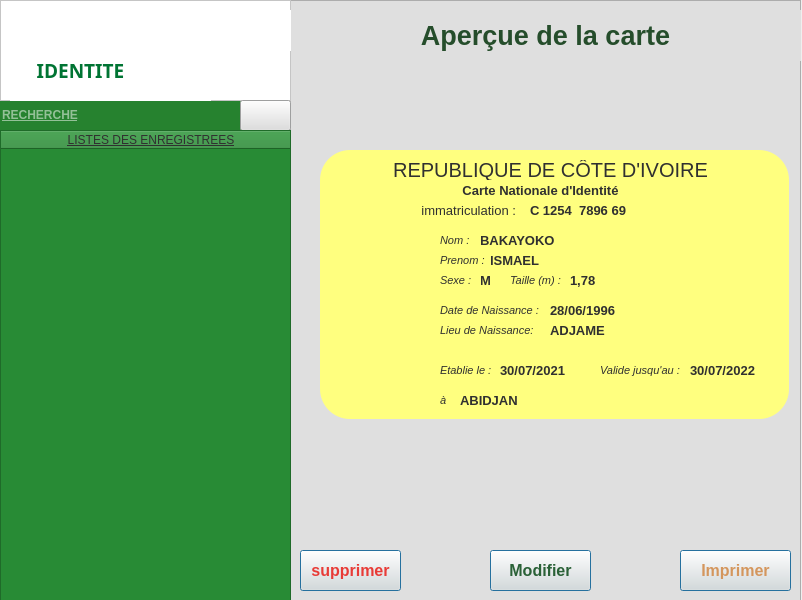
<?xml version="1.0" encoding="UTF-8"?>
<ui version="4.0">
 <class>MainWindow</class>
 <widget class="QMainWindow" name="MainWindow">
  <property name="geometry">
   <rect>
    <x>0</x>
    <y>0</y>
    <width>802</width>
    <height>600</height>
   </rect>
  </property>
  <property name="font">
   <font>
    <family>Segoe UI</family>
    <underline>true</underline>
   </font>
  </property>
  <property name="windowTitle">
   <string>MainWindow</string>
  </property>
  <widget class="QWidget" name="centralwidget">
   <widget class="QFrame" name="frame_3">
    <property name="geometry">
     <rect>
      <x>290</x>
      <y>0</y>
      <width>511</width>
      <height>601</height>
     </rect>
    </property>
    <property name="styleSheet">
     <string notr="true">background-color: rgb(223, 223, 223)</string>
    </property>
    <property name="frameShape">
     <enum>QFrame::StyledPanel</enum>
    </property>
    <property name="frameShadow">
     <enum>QFrame::Raised</enum>
    </property>
    <widget class="QPushButton" name="save_button">
     <property name="geometry">
      <rect>
       <x>390</x>
       <y>550</y>
       <width>111</width>
       <height>41</height>
      </rect>
     </property>
     <property name="font">
      <font>
       <family>Segoe UI</family>
       <pointsize>12</pointsize>
       <weight>75</weight>
       <bold>true</bold>
      </font>
     </property>
     <property name="styleSheet">
      <string notr="true">background-color: rgb(231, 226, 220);
color: rgb(212, 150, 93);</string>
     </property>
     <property name="text">
      <string>Imprimer</string>
     </property>
     <property name="checkable">
      <bool>false</bool>
     </property>
     <property name="checked">
      <bool>false</bool>
     </property>
     <property name="autoRepeat">
      <bool>true</bool>
     </property>
     <property name="default">
      <bool>true</bool>
     </property>
    </widget>
    <widget class="QFrame" name="carte_identite">
     <property name="enabled">
      <bool>false</bool>
     </property>
     <property name="geometry">
      <rect>
       <x>30</x>
       <y>150</y>
       <width>469</width>
       <height>269</height>
      </rect>
     </property>
     <property name="font">
      <font>
       <family>Georgia</family>
       <pointsize>12</pointsize>
       <weight>50</weight>
       <bold>false</bold>
      </font>
     </property>
     <property name="styleSheet">
      <string notr="true">background-color: rgb(255, 255, 127);
border-radius: 30px;
color :rgb(48, 48, 48);</string>
     </property>
     <property name="frameShape">
      <enum>QFrame::StyledPanel</enum>
     </property>
     <property name="frameShadow">
      <enum>QFrame::Raised</enum>
     </property>
     <widget class="QLabel" name="label_3">
      <property name="geometry">
       <rect>
        <x>20</x>
        <y>10</y>
        <width>421</width>
        <height>20</height>
       </rect>
      </property>
      <property name="font">
       <font>
        <family>Segoe UI</family>
        <pointsize>15</pointsize>
        <weight>50</weight>
        <bold>false</bold>
       </font>
      </property>
      <property name="text">
       <string>REPUBLIQUE DE CÔTE D'IVOIRE</string>
      </property>
      <property name="alignment">
       <set>Qt::AlignCenter</set>
      </property>
     </widget>
     <widget class="QLabel" name="label_5">
      <property name="geometry">
       <rect>
        <x>0</x>
        <y>30</y>
        <width>441</width>
        <height>20</height>
       </rect>
      </property>
      <property name="font">
       <font>
        <family>Segoe UI</family>
        <pointsize>10</pointsize>
        <weight>75</weight>
        <bold>true</bold>
       </font>
      </property>
      <property name="text">
       <string>Carte Nationale d'Identité</string>
      </property>
      <property name="alignment">
       <set>Qt::AlignCenter</set>
      </property>
     </widget>
     <widget class="QLabel" name="label_6">
      <property name="geometry">
       <rect>
        <x>90</x>
        <y>50</y>
        <width>121</width>
        <height>20</height>
       </rect>
      </property>
      <property name="font">
       <font>
        <family>Segoe UI</family>
        <pointsize>10</pointsize>
        <weight>50</weight>
        <bold>false</bold>
       </font>
      </property>
      <property name="styleSheet">
       <string notr="true"> background-image: transparent;</string>
      </property>
      <property name="text">
       <string>immatriculation : </string>
      </property>
      <property name="alignment">
       <set>Qt::AlignCenter</set>
      </property>
     </widget>
     <widget class="QLabel" name="profil">
      <property name="geometry">
       <rect>
        <x>10</x>
        <y>80</y>
        <width>101</width>
        <height>121</height>
       </rect>
      </property>
      <property name="styleSheet">
       <string notr="true">background-image:url(:/images/User.png);
color :rgb(0, 0, 0)</string>
      </property>
      <property name="text">
       <string/>
      </property>
      <property name="pixmap">
       <pixmap resource="../pictures.qrc">:/img/Imgs/User.png</pixmap>
      </property>
      <property name="scaledContents">
       <bool>true</bool>
      </property>
      <property name="alignment">
       <set>Qt::AlignCenter</set>
      </property>
      <property name="wordWrap">
       <bool>false</bool>
      </property>
     </widget>
     <widget class="QLabel" name="nom">
      <property name="geometry">
       <rect>
        <x>160</x>
        <y>80</y>
        <width>81</width>
        <height>20</height>
       </rect>
      </property>
      <property name="font">
       <font>
        <family>Segoe UI</family>
        <pointsize>10</pointsize>
        <weight>75</weight>
        <bold>true</bold>
       </font>
      </property>
      <property name="text">
       <string>BAKAYOKO</string>
      </property>
      <property name="alignment">
       <set>Qt::AlignLeading|Qt::AlignLeft|Qt::AlignVCenter</set>
      </property>
     </widget>
     <widget class="QLabel" name="prenom">
      <property name="geometry">
       <rect>
        <x>170</x>
        <y>100</y>
        <width>81</width>
        <height>20</height>
       </rect>
      </property>
      <property name="font">
       <font>
        <family>Segoe UI</family>
        <pointsize>10</pointsize>
        <weight>75</weight>
        <bold>true</bold>
       </font>
      </property>
      <property name="text">
       <string>ISMAEL</string>
      </property>
      <property name="alignment">
       <set>Qt::AlignLeading|Qt::AlignLeft|Qt::AlignVCenter</set>
      </property>
     </widget>
     <widget class="QLabel" name="sexe">
      <property name="geometry">
       <rect>
        <x>160</x>
        <y>120</y>
        <width>81</width>
        <height>20</height>
       </rect>
      </property>
      <property name="font">
       <font>
        <family>Segoe UI</family>
        <pointsize>10</pointsize>
        <weight>75</weight>
        <bold>true</bold>
       </font>
      </property>
      <property name="text">
       <string>M</string>
      </property>
      <property name="alignment">
       <set>Qt::AlignLeading|Qt::AlignLeft|Qt::AlignVCenter</set>
      </property>
     </widget>
     <widget class="QLabel" name="taille">
      <property name="geometry">
       <rect>
        <x>250</x>
        <y>120</y>
        <width>51</width>
        <height>20</height>
       </rect>
      </property>
      <property name="font">
       <font>
        <family>Segoe UI</family>
        <pointsize>10</pointsize>
        <weight>75</weight>
        <bold>true</bold>
       </font>
      </property>
      <property name="text">
       <string>1,78</string>
      </property>
      <property name="alignment">
       <set>Qt::AlignLeading|Qt::AlignLeft|Qt::AlignVCenter</set>
      </property>
     </widget>
     <widget class="QLabel" name="etablie">
      <property name="geometry">
       <rect>
        <x>180</x>
        <y>210</y>
        <width>81</width>
        <height>20</height>
       </rect>
      </property>
      <property name="font">
       <font>
        <family>Segoe UI</family>
        <pointsize>10</pointsize>
        <weight>75</weight>
        <bold>true</bold>
       </font>
      </property>
      <property name="text">
       <string>30/07/2021</string>
      </property>
      <property name="alignment">
       <set>Qt::AlignLeading|Qt::AlignLeft|Qt::AlignVCenter</set>
      </property>
     </widget>
     <widget class="QLabel" name="valide">
      <property name="geometry">
       <rect>
        <x>370</x>
        <y>210</y>
        <width>81</width>
        <height>20</height>
       </rect>
      </property>
      <property name="font">
       <font>
        <family>Segoe UI</family>
        <pointsize>10</pointsize>
        <weight>75</weight>
        <bold>true</bold>
       </font>
      </property>
      <property name="text">
       <string>30/07/2022</string>
      </property>
      <property name="alignment">
       <set>Qt::AlignLeading|Qt::AlignLeft|Qt::AlignVCenter</set>
      </property>
     </widget>
     <widget class="QLabel" name="date_naissance">
      <property name="geometry">
       <rect>
        <x>230</x>
        <y>150</y>
        <width>81</width>
        <height>20</height>
       </rect>
      </property>
      <property name="font">
       <font>
        <family>Segoe UI</family>
        <pointsize>10</pointsize>
        <weight>75</weight>
        <bold>true</bold>
       </font>
      </property>
      <property name="text">
       <string>28/06/1996</string>
      </property>
      <property name="alignment">
       <set>Qt::AlignLeading|Qt::AlignLeft|Qt::AlignVCenter</set>
      </property>
     </widget>
     <widget class="QLabel" name="lieu_naissance">
      <property name="geometry">
       <rect>
        <x>230</x>
        <y>170</y>
        <width>81</width>
        <height>20</height>
       </rect>
      </property>
      <property name="font">
       <font>
        <family>Segoe UI</family>
        <pointsize>10</pointsize>
        <weight>75</weight>
        <bold>true</bold>
       </font>
      </property>
      <property name="text">
       <string>ADJAME</string>
      </property>
      <property name="alignment">
       <set>Qt::AlignLeading|Qt::AlignLeft|Qt::AlignVCenter</set>
      </property>
     </widget>
     <widget class="QLabel" name="label_27">
      <property name="geometry">
       <rect>
        <x>120</x>
        <y>80</y>
        <width>41</width>
        <height>20</height>
       </rect>
      </property>
      <property name="font">
       <font>
        <family>Segoe UI</family>
        <pointsize>8</pointsize>
        <weight>50</weight>
        <italic>true</italic>
        <bold>false</bold>
       </font>
      </property>
      <property name="text">
       <string>Nom :</string>
      </property>
      <property name="alignment">
       <set>Qt::AlignLeading|Qt::AlignLeft|Qt::AlignVCenter</set>
      </property>
     </widget>
     <widget class="QLabel" name="label_40">
      <property name="geometry">
       <rect>
        <x>120</x>
        <y>100</y>
        <width>51</width>
        <height>20</height>
       </rect>
      </property>
      <property name="font">
       <font>
        <family>Segoe UI</family>
        <pointsize>8</pointsize>
        <weight>50</weight>
        <italic>true</italic>
        <bold>false</bold>
       </font>
      </property>
      <property name="text">
       <string>Prenom :</string>
      </property>
      <property name="alignment">
       <set>Qt::AlignLeading|Qt::AlignLeft|Qt::AlignVCenter</set>
      </property>
     </widget>
     <widget class="QLabel" name="label_41">
      <property name="geometry">
       <rect>
        <x>120</x>
        <y>120</y>
        <width>41</width>
        <height>20</height>
       </rect>
      </property>
      <property name="font">
       <font>
        <family>Segoe UI</family>
        <pointsize>8</pointsize>
        <weight>50</weight>
        <italic>true</italic>
        <bold>false</bold>
       </font>
      </property>
      <property name="text">
       <string>Sexe :</string>
      </property>
      <property name="alignment">
       <set>Qt::AlignLeading|Qt::AlignLeft|Qt::AlignVCenter</set>
      </property>
     </widget>
     <widget class="QLabel" name="taille2">
      <property name="geometry">
       <rect>
        <x>190</x>
        <y>120</y>
        <width>51</width>
        <height>20</height>
       </rect>
      </property>
      <property name="font">
       <font>
        <family>Segoe UI</family>
        <pointsize>8</pointsize>
        <weight>50</weight>
        <italic>true</italic>
        <bold>false</bold>
       </font>
      </property>
      <property name="text">
       <string>Taille (m) :</string>
      </property>
      <property name="alignment">
       <set>Qt::AlignLeading|Qt::AlignLeft|Qt::AlignVCenter</set>
      </property>
     </widget>
     <widget class="QLabel" name="label_43">
      <property name="geometry">
       <rect>
        <x>120</x>
        <y>150</y>
        <width>101</width>
        <height>20</height>
       </rect>
      </property>
      <property name="font">
       <font>
        <family>Segoe UI</family>
        <pointsize>8</pointsize>
        <weight>50</weight>
        <italic>true</italic>
        <bold>false</bold>
       </font>
      </property>
      <property name="text">
       <string>Date de Naissance :</string>
      </property>
      <property name="alignment">
       <set>Qt::AlignLeading|Qt::AlignLeft|Qt::AlignVCenter</set>
      </property>
     </widget>
     <widget class="QLabel" name="label_44">
      <property name="geometry">
       <rect>
        <x>120</x>
        <y>170</y>
        <width>101</width>
        <height>20</height>
       </rect>
      </property>
      <property name="font">
       <font>
        <family>Segoe UI</family>
        <pointsize>8</pointsize>
        <weight>50</weight>
        <italic>true</italic>
        <bold>false</bold>
       </font>
      </property>
      <property name="text">
       <string>Lieu de Naissance:</string>
      </property>
      <property name="alignment">
       <set>Qt::AlignLeading|Qt::AlignLeft|Qt::AlignVCenter</set>
      </property>
     </widget>
     <widget class="QLabel" name="label_45">
      <property name="geometry">
       <rect>
        <x>120</x>
        <y>210</y>
        <width>51</width>
        <height>20</height>
       </rect>
      </property>
      <property name="font">
       <font>
        <family>Segoe UI</family>
        <pointsize>8</pointsize>
        <weight>50</weight>
        <italic>true</italic>
        <bold>false</bold>
       </font>
      </property>
      <property name="text">
       <string>Etablie le :</string>
      </property>
      <property name="alignment">
       <set>Qt::AlignLeading|Qt::AlignLeft|Qt::AlignVCenter</set>
      </property>
     </widget>
     <widget class="QLabel" name="validite">
      <property name="geometry">
       <rect>
        <x>280</x>
        <y>210</y>
        <width>81</width>
        <height>20</height>
       </rect>
      </property>
      <property name="font">
       <font>
        <family>Segoe UI</family>
        <pointsize>8</pointsize>
        <weight>50</weight>
        <italic>true</italic>
        <bold>false</bold>
       </font>
      </property>
      <property name="text">
       <string>Valide jusqu'au :</string>
      </property>
      <property name="alignment">
       <set>Qt::AlignLeading|Qt::AlignLeft|Qt::AlignVCenter</set>
      </property>
     </widget>
     <widget class="QLabel" name="label_47">
      <property name="geometry">
       <rect>
        <x>120</x>
        <y>240</y>
        <width>16</width>
        <height>20</height>
       </rect>
      </property>
      <property name="font">
       <font>
        <family>Segoe UI</family>
        <pointsize>8</pointsize>
        <weight>50</weight>
        <italic>true</italic>
        <bold>false</bold>
       </font>
      </property>
      <property name="text">
       <string>à </string>
      </property>
      <property name="alignment">
       <set>Qt::AlignLeading|Qt::AlignLeft|Qt::AlignVCenter</set>
      </property>
     </widget>
     <widget class="QLabel" name="lieu">
      <property name="geometry">
       <rect>
        <x>140</x>
        <y>240</y>
        <width>81</width>
        <height>20</height>
       </rect>
      </property>
      <property name="font">
       <font>
        <family>Segoe UI</family>
        <pointsize>10</pointsize>
        <weight>75</weight>
        <bold>true</bold>
       </font>
      </property>
      <property name="text">
       <string>ABIDJAN</string>
      </property>
      <property name="alignment">
       <set>Qt::AlignLeading|Qt::AlignLeft|Qt::AlignVCenter</set>
      </property>
     </widget>
     <widget class="QLabel" name="immatriculation">
      <property name="geometry">
       <rect>
        <x>210</x>
        <y>50</y>
        <width>111</width>
        <height>20</height>
       </rect>
      </property>
      <property name="font">
       <font>
        <family>Segoe UI</family>
        <pointsize>10</pointsize>
        <weight>75</weight>
        <bold>true</bold>
       </font>
      </property>
      <property name="text">
       <string>C 1254  7896 69</string>
      </property>
      <property name="alignment">
       <set>Qt::AlignLeading|Qt::AlignLeft|Qt::AlignVCenter</set>
      </property>
     </widget>
     <widget class="QLabel" name="label_2">
      <property name="geometry">
       <rect>
        <x>30</x>
        <y>10</y>
        <width>41</width>
        <height>41</height>
       </rect>
      </property>
      <property name="text">
       <string/>
      </property>
      <property name="pixmap">
       <pixmap resource="../pictures.qrc">:/img/Imgs/logo2.png</pixmap>
      </property>
      <property name="scaledContents">
       <bool>true</bool>
      </property>
     </widget>
     <widget class="QLabel" name="label_4">
      <property name="geometry">
       <rect>
        <x>280</x>
        <y>50</y>
        <width>191</width>
        <height>181</height>
       </rect>
      </property>
      <property name="text">
       <string/>
      </property>
      <property name="pixmap">
       <pixmap resource="../pictures.qrc">:/img/Imgs/cote.png</pixmap>
      </property>
      <property name="scaledContents">
       <bool>true</bool>
      </property>
     </widget>
     <zorder>label_4</zorder>
     <zorder>nom</zorder>
     <zorder>label_3</zorder>
     <zorder>label_5</zorder>
     <zorder>label_6</zorder>
     <zorder>profil</zorder>
     <zorder>prenom</zorder>
     <zorder>sexe</zorder>
     <zorder>taille</zorder>
     <zorder>etablie</zorder>
     <zorder>valide</zorder>
     <zorder>date_naissance</zorder>
     <zorder>lieu_naissance</zorder>
     <zorder>label_27</zorder>
     <zorder>label_40</zorder>
     <zorder>label_41</zorder>
     <zorder>taille2</zorder>
     <zorder>label_43</zorder>
     <zorder>label_44</zorder>
     <zorder>label_45</zorder>
     <zorder>validite</zorder>
     <zorder>label_47</zorder>
     <zorder>lieu</zorder>
     <zorder>immatriculation</zorder>
     <zorder>label_2</zorder>
    </widget>
    <widget class="QLabel" name="label_28">
     <property name="geometry">
      <rect>
       <x>0</x>
       <y>10</y>
       <width>511</width>
       <height>51</height>
      </rect>
     </property>
     <property name="font">
      <font>
       <family>Segoe UI</family>
       <pointsize>20</pointsize>
       <weight>75</weight>
       <bold>true</bold>
      </font>
     </property>
     <property name="styleSheet">
      <string notr="true">color :rgb(37, 77, 43)</string>
     </property>
     <property name="text">
      <string>Aperçue de la carte</string>
     </property>
     <property name="alignment">
      <set>Qt::AlignCenter</set>
     </property>
    </widget>
    <widget class="QPushButton" name="remove_button">
     <property name="geometry">
      <rect>
       <x>10</x>
       <y>550</y>
       <width>101</width>
       <height>41</height>
      </rect>
     </property>
     <property name="font">
      <font>
       <family>Segoe UI</family>
       <pointsize>12</pointsize>
       <weight>75</weight>
       <bold>true</bold>
      </font>
     </property>
     <property name="styleSheet">
      <string notr="true">background-color: rgb(231, 226, 220);
color:rgb(232, 59, 55);</string>
     </property>
     <property name="text">
      <string>supprimer</string>
     </property>
     <property name="icon">
      <iconset resource="../pictures.qrc">
       <normaloff>:/img/Imgs/delete.png</normaloff>:/img/Imgs/delete.png</iconset>
     </property>
     <property name="iconSize">
      <size>
       <width>12</width>
       <height>12</height>
      </size>
     </property>
     <property name="checkable">
      <bool>false</bool>
     </property>
     <property name="checked">
      <bool>false</bool>
     </property>
     <property name="autoRepeat">
      <bool>true</bool>
     </property>
     <property name="default">
      <bool>true</bool>
     </property>
    </widget>
    <widget class="QPushButton" name="edit_button">
     <property name="geometry">
      <rect>
       <x>200</x>
       <y>550</y>
       <width>101</width>
       <height>41</height>
      </rect>
     </property>
     <property name="font">
      <font>
       <family>Segoe UI</family>
       <pointsize>12</pointsize>
       <weight>75</weight>
       <bold>true</bold>
      </font>
     </property>
     <property name="styleSheet">
      <string notr="true">background-color: rgb(231, 226, 220);
color:rgb(42, 97, 55)</string>
     </property>
     <property name="text">
      <string>Modifier</string>
     </property>
     <property name="icon">
      <iconset resource="../pictures.qrc">
       <normaloff>:/img/Imgs/modifier.png</normaloff>:/img/Imgs/modifier.png</iconset>
     </property>
     <property name="checkable">
      <bool>false</bool>
     </property>
     <property name="checked">
      <bool>false</bool>
     </property>
     <property name="autoRepeat">
      <bool>true</bool>
     </property>
     <property name="default">
      <bool>true</bool>
     </property>
    </widget>
   </widget>
   <widget class="QLineEdit" name="search_bar">
    <property name="geometry">
     <rect>
      <x>0</x>
      <y>100</y>
      <width>241</width>
      <height>31</height>
     </rect>
    </property>
    <property name="font">
     <font>
      <family>Segoe UI</family>
      <weight>75</weight>
      <bold>true</bold>
     </font>
    </property>
    <property name="styleSheet">
     <string notr="true">background-color:rgb(38, 130, 47);
color : rgb(255, 255, 255);
border : None;
border-bottom: 1px solid rgb(255, 255, 255)
</string>
    </property>
    <property name="placeholderText">
     <string>RECHERCHE</string>
    </property>
   </widget>
   <widget class="QFrame" name="frame">
    <property name="geometry">
     <rect>
      <x>0</x>
      <y>0</y>
      <width>291</width>
      <height>101</height>
     </rect>
    </property>
    <property name="styleSheet">
     <string notr="true">background-color: rgb(255, 255, 255);</string>
    </property>
    <property name="frameShape">
     <enum>QFrame::StyledPanel</enum>
    </property>
    <property name="frameShadow">
     <enum>QFrame::Raised</enum>
    </property>
    <widget class="QLabel" name="label">
     <property name="geometry">
      <rect>
       <x>10</x>
       <y>10</y>
       <width>201</width>
       <height>91</height>
      </rect>
     </property>
     <property name="text">
      <string/>
     </property>
     <property name="pixmap">
      <pixmap resource="../pictures.qrc">:/img/Imgs/entete.png</pixmap>
     </property>
     <property name="scaledContents">
      <bool>true</bool>
     </property>
    </widget>
    <widget class="QLabel" name="label_7">
     <property name="geometry">
      <rect>
       <x>20</x>
       <y>60</y>
       <width>121</width>
       <height>21</height>
      </rect>
     </property>
     <property name="font">
      <font>
       <family>Segoe UI Black</family>
       <pointsize>14</pointsize>
       <weight>75</weight>
       <bold>true</bold>
      </font>
     </property>
     <property name="styleSheet">
      <string notr="true">color: rgb(0, 116, 51);</string>
     </property>
     <property name="text">
      <string>IDENTITE</string>
     </property>
     <property name="alignment">
      <set>Qt::AlignCenter</set>
     </property>
    </widget>
    <widget class="QPushButton" name="add_button">
     <property name="geometry">
      <rect>
       <x>230</x>
       <y>10</y>
       <width>61</width>
       <height>41</height>
      </rect>
     </property>
     <property name="styleSheet">
      <string notr="true">border:None;
</string>
     </property>
     <property name="text">
      <string/>
     </property>
     <property name="icon">
      <iconset resource="../pictures.qrc">
       <normaloff>:/img/Imgs/add.png</normaloff>:/img/Imgs/add.png</iconset>
     </property>
     <property name="iconSize">
      <size>
       <width>40</width>
       <height>40</height>
      </size>
     </property>
     <property name="autoRepeat">
      <bool>true</bool>
     </property>
    </widget>
   </widget>
   <widget class="QPushButton" name="search_button">
    <property name="geometry">
     <rect>
      <x>240</x>
      <y>100</y>
      <width>51</width>
      <height>31</height>
     </rect>
    </property>
    <property name="styleSheet">
     <string notr="true">
background-color: rgb(221, 222, 222);</string>
    </property>
    <property name="text">
     <string/>
    </property>
    <property name="icon">
     <iconset>
      <normaloff>../../img/search.png</normaloff>../../img/search.png</iconset>
    </property>
    <property name="iconSize">
     <size>
      <width>40</width>
      <height>40</height>
     </size>
    </property>
   </widget>
   <widget class="QTableWidget" name="list_perso">
    <property name="geometry">
     <rect>
      <x>0</x>
      <y>130</y>
      <width>291</width>
      <height>471</height>
     </rect>
    </property>
    <property name="styleSheet">
     <string notr="true">background-color: rgb(40, 139, 53);
color: rgb(48, 48, 48);
</string>
    </property>
    <property name="editTriggers">
     <set>QAbstractItemView::NoEditTriggers</set>
    </property>
    <property name="showGrid">
     <bool>false</bool>
    </property>
    <attribute name="horizontalHeaderCascadingSectionResizes">
     <bool>false</bool>
    </attribute>
    <attribute name="horizontalHeaderDefaultSectionSize">
     <number>300</number>
    </attribute>
    <attribute name="horizontalHeaderMinimumSectionSize">
     <number>39</number>
    </attribute>
    <column>
     <property name="text">
      <string>LISTES DES ENREGISTREES</string>
     </property>
    </column>
   </widget>
  </widget>
 </widget>
 <resources>
  <include location="../pictures.qrc"/>
 </resources>
 <connections/>
</ui>
